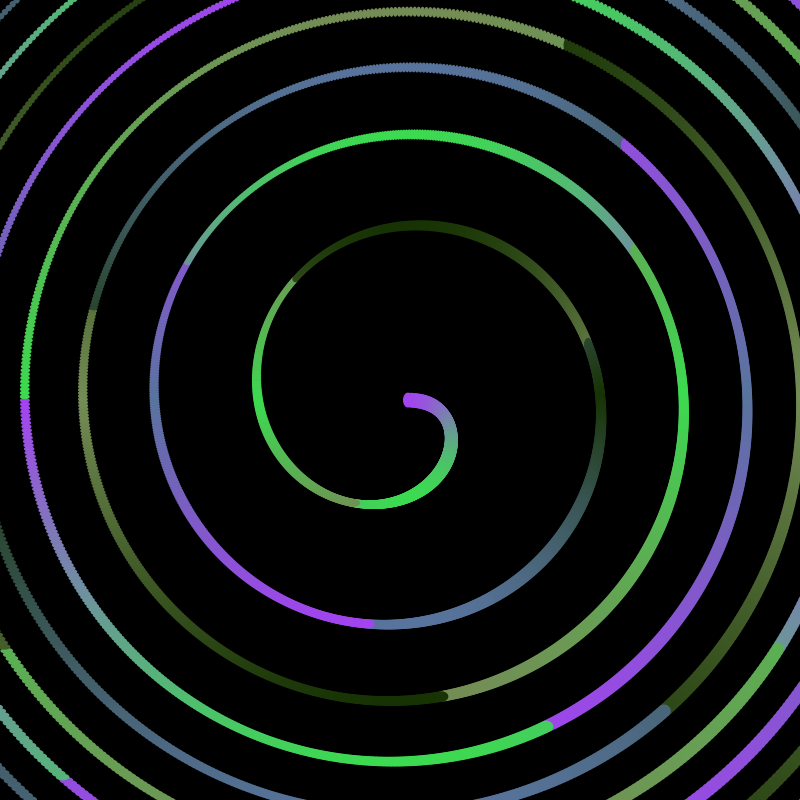
Frame 1 (no input)
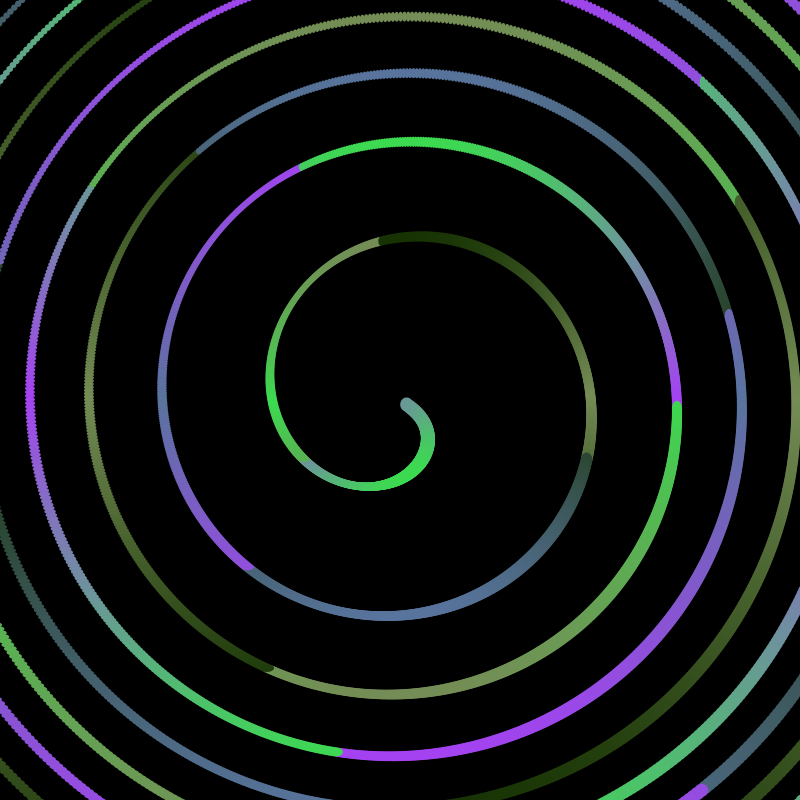
Frame 60 (the mouse pressed at the canvas centre just before this capture)
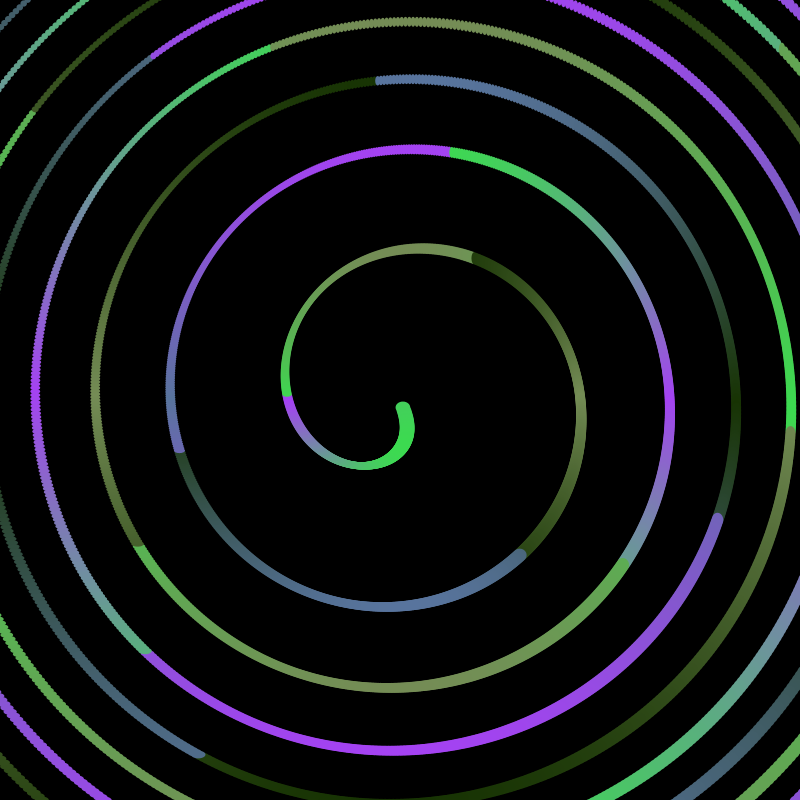
Frame 120 (the mouse held since frame 60 and released just before this capture)

The Processing sketch that drew these frames (run headless with seeded random() and noise(); from frame 60 on, the mouse is pressed at the canvas centre):

// Processing sketch: spiralWave
// ── spiralWave.pde
color[] colors = new color[5];
float frame = 0;
float angle;
float radius;
float x;
float y;
float lerpFactor;
int num;
color c1;
color c2;
color c3;
color c4;
color c5;
float spiralFactor = 0.01;
int bgDraw = 0;

void setup() {
  size(800, 800);
  noStroke();
  generateRandomColors();
}

void draw() {
  if(bgDraw % 2 == 0 ) background(0);
  translate(width / 2, height / 2);
  for (int i = 1; i < 5185; i++) {
    angle = i * spiralFactor + frame;
    radius = sqrt(i) * 8;
    x = radius * cos(angle);
    y = radius * sin(angle);
    lerpFactor = abs(sin(frame + i * 0.01));
    num = (i / 200) % colors.length;
    c1 = colors[num];
    c2 = colors[(num + 1) % colors.length];
    fill(lerpColor(c1, c2, lerpFactor));
    ellipse(x, y, 10 + sin(frame + i * 0.01) * 5, 10 + cos(frame + i * 0.01) * 5);
  }
  frame += 0.01;
  spiralFactor += 0.0000001;
}

void keyPressed(){
  if(key == 'b') bgDraw++;
  if(key == 'g') generateRandomColors();
}

void generateRandomColors(){
  for (int i = 0; i < colors.length; i++) {
    colors[i] = color(random(255), random(255), random(255));
  }
}
